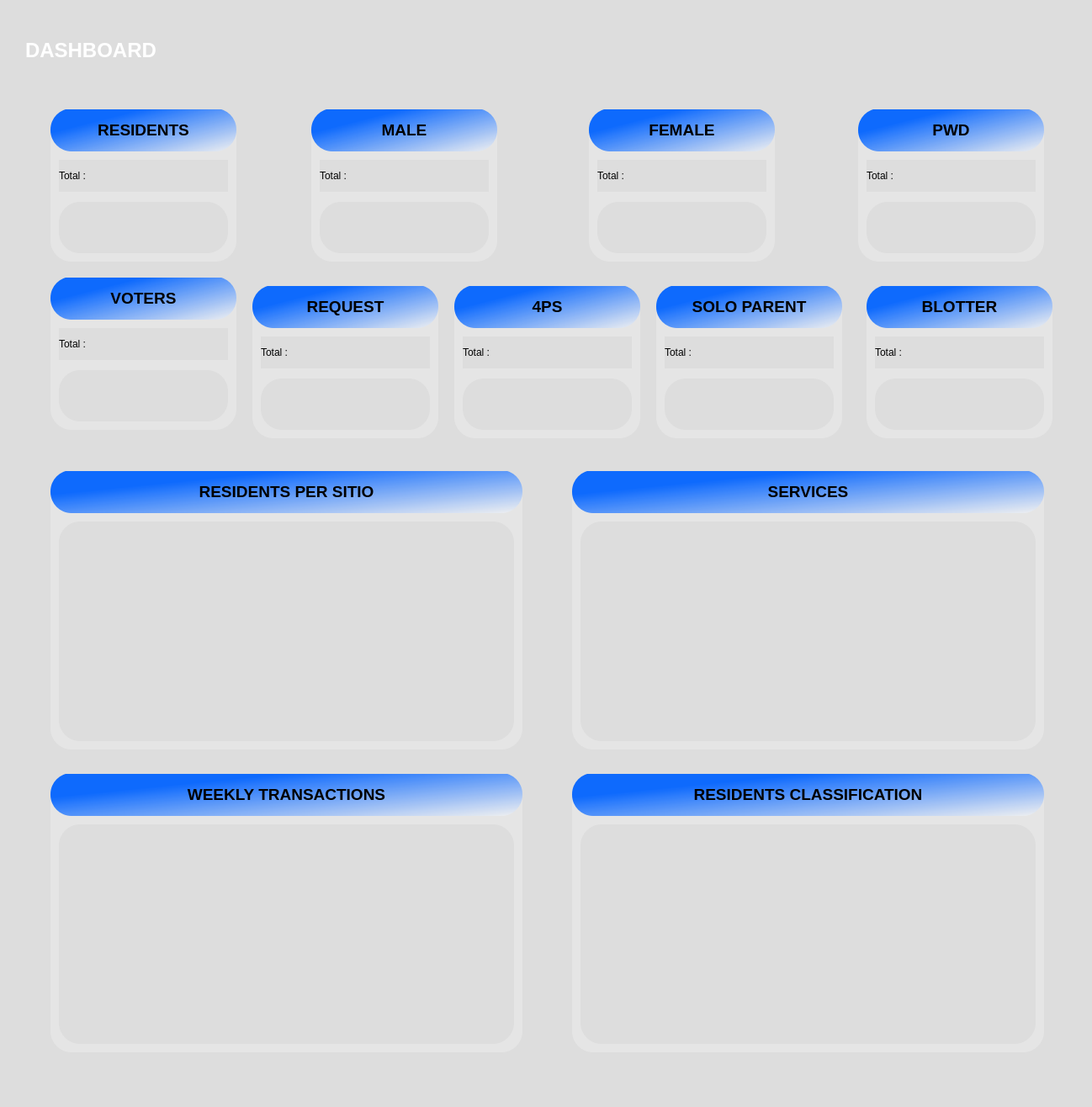
<?xml version="1.0" encoding="UTF-8"?>
<ui version="4.0">
 <class>BarangayDashboard</class>
 <widget class="QWidget" name="BarangayDashboard">
  <property name="geometry">
   <rect>
    <x>0</x>
    <y>0</y>
    <width>1298</width>
    <height>1316</height>
   </rect>
  </property>
  <property name="windowTitle">
   <string>Barangay Admin Dashboard</string>
  </property>
  <property name="styleSheet">
   <string notr="true">background-color: rgb(255, 255, 255);
background-color: rgb(221, 221, 221);</string>
  </property>
  <widget class="QFrame" name="frame">
   <property name="geometry">
    <rect>
     <x>30</x>
     <y>20</y>
     <width>1241</width>
     <height>1271</height>
    </rect>
   </property>
   <property name="styleSheet">
    <string notr="true">border-radius: 25px;</string>
   </property>
   <property name="frameShape">
    <enum>QFrame::Shape::StyledPanel</enum>
   </property>
   <property name="frameShadow">
    <enum>QFrame::Shadow::Raised</enum>
   </property>
   <widget class="QLabel" name="label_3">
    <property name="geometry">
     <rect>
      <x>0</x>
      <y>0</y>
      <width>1211</width>
      <height>81</height>
     </rect>
    </property>
    <property name="styleSheet">
     <string notr="true">QLabel {
    background: qlineargradient(
        spread:pad,
        x1:0, y1:0,
        x2:0, y2:1,
        stop:0 #0d47a1,
        stop:1 #1976d2
    );
    border-radius: 0px;
}

QLabel {
    color: white;
    font-weight: bold;
}</string>
    </property>
    <property name="text">
     <string>&lt;html&gt;&lt;head/&gt;&lt;body&gt;&lt;p&gt;&lt;span style=&quot; font-size:18pt;&quot;&gt;DASHBOARD&lt;/span&gt;&lt;/p&gt;&lt;/body&gt;&lt;/html&gt;</string>
    </property>
   </widget>
   <widget class="QWidget" name="widget" native="true">
    <property name="geometry">
     <rect>
      <x>30</x>
      <y>110</y>
      <width>221</width>
      <height>181</height>
     </rect>
    </property>
    <property name="styleSheet">
     <string notr="true">background-color: rgb(229, 229, 229);</string>
    </property>
    <widget class="QLabel" name="label">
     <property name="geometry">
      <rect>
       <x>0</x>
       <y>-1</y>
       <width>221</width>
       <height>51</height>
      </rect>
     </property>
     <property name="styleSheet">
      <string notr="true">
QLabel{
	background-color: qlineargradient(spread:pad, x1:0.231, y1:0.310227, x2:1, y2:1, stop:0 rgba(0, 98, 255, 239), stop:1 rgba(240, 240, 240, 255));
}
</string>
     </property>
     <property name="text">
      <string>&lt;html&gt;&lt;head/&gt;&lt;body&gt;&lt;p align=&quot;center&quot;&gt;&lt;span style=&quot; font-size:14pt; font-weight:700;&quot;&gt;RESIDENTS&lt;/span&gt;&lt;/p&gt;&lt;/body&gt;&lt;/html&gt;</string>
     </property>
    </widget>
    <widget class="QLabel" name="label_4">
     <property name="geometry">
      <rect>
       <x>10</x>
       <y>60</y>
       <width>201</width>
       <height>38</height>
      </rect>
     </property>
     <property name="styleSheet">
      <string notr="true">background-color: rgb(221, 221, 221);
font: 11pt &quot;Sitka&quot;;
</string>
     </property>
     <property name="text">
      <string>Total : </string>
     </property>
    </widget>
    <widget class="QLabel" name="label_5">
     <property name="geometry">
      <rect>
       <x>10</x>
       <y>110</y>
       <width>201</width>
       <height>61</height>
      </rect>
     </property>
     <property name="styleSheet">
      <string notr="true">background-color: rgb(221, 221, 221);
font: 11pt &quot;Sitka&quot;;
</string>
     </property>
     <property name="text">
      <string/>
     </property>
    </widget>
   </widget>
   <widget class="QWidget" name="widget_2" native="true">
    <property name="geometry">
     <rect>
      <x>340</x>
      <y>110</y>
      <width>221</width>
      <height>181</height>
     </rect>
    </property>
    <property name="styleSheet">
     <string notr="true">background-color: rgb(229, 229, 229);</string>
    </property>
    <widget class="QLabel" name="label_6">
     <property name="geometry">
      <rect>
       <x>0</x>
       <y>-1</y>
       <width>221</width>
       <height>51</height>
      </rect>
     </property>
     <property name="styleSheet">
      <string notr="true">
QLabel{
	background-color: qlineargradient(spread:pad, x1:0.231, y1:0.310227, x2:1, y2:1, stop:0 rgba(0, 98, 255, 239), stop:1 rgba(240, 240, 240, 255));
}
</string>
     </property>
     <property name="text">
      <string>&lt;html&gt;&lt;head/&gt;&lt;body&gt;&lt;p align=&quot;center&quot;&gt;&lt;span style=&quot; font-size:14pt; font-weight:700;&quot;&gt;MALE&lt;/span&gt;&lt;/p&gt;&lt;/body&gt;&lt;/html&gt;</string>
     </property>
    </widget>
    <widget class="QLabel" name="label_8">
     <property name="geometry">
      <rect>
       <x>10</x>
       <y>60</y>
       <width>201</width>
       <height>38</height>
      </rect>
     </property>
     <property name="styleSheet">
      <string notr="true">background-color: rgb(221, 221, 221);
font: 11pt &quot;Sitka&quot;;
</string>
     </property>
     <property name="text">
      <string>Total : </string>
     </property>
    </widget>
    <widget class="QLabel" name="label_28">
     <property name="geometry">
      <rect>
       <x>10</x>
       <y>110</y>
       <width>201</width>
       <height>61</height>
      </rect>
     </property>
     <property name="styleSheet">
      <string notr="true">background-color: rgb(221, 221, 221);
font: 11pt &quot;Sitka&quot;;
</string>
     </property>
     <property name="text">
      <string/>
     </property>
    </widget>
   </widget>
   <widget class="QWidget" name="widget_3" native="true">
    <property name="geometry">
     <rect>
      <x>670</x>
      <y>110</y>
      <width>221</width>
      <height>181</height>
     </rect>
    </property>
    <property name="styleSheet">
     <string notr="true">background-color: rgb(229, 229, 229);</string>
    </property>
    <widget class="QLabel" name="label_7">
     <property name="geometry">
      <rect>
       <x>0</x>
       <y>-1</y>
       <width>221</width>
       <height>51</height>
      </rect>
     </property>
     <property name="styleSheet">
      <string notr="true">
QLabel{
	background-color: qlineargradient(spread:pad, x1:0.231, y1:0.310227, x2:1, y2:1, stop:0 rgba(0, 98, 255, 239), stop:1 rgba(240, 240, 240, 255));
}
</string>
     </property>
     <property name="text">
      <string>&lt;html&gt;&lt;head/&gt;&lt;body&gt;&lt;p align=&quot;center&quot;&gt;&lt;span style=&quot; font-size:14pt; font-weight:700;&quot;&gt;FEMALE&lt;/span&gt;&lt;/p&gt;&lt;/body&gt;&lt;/html&gt;</string>
     </property>
    </widget>
    <widget class="QLabel" name="label_21">
     <property name="geometry">
      <rect>
       <x>10</x>
       <y>60</y>
       <width>201</width>
       <height>38</height>
      </rect>
     </property>
     <property name="styleSheet">
      <string notr="true">background-color: rgb(221, 221, 221);
font: 11pt &quot;Sitka&quot;;
</string>
     </property>
     <property name="text">
      <string>Total : </string>
     </property>
    </widget>
    <widget class="QLabel" name="label_29">
     <property name="geometry">
      <rect>
       <x>10</x>
       <y>110</y>
       <width>201</width>
       <height>61</height>
      </rect>
     </property>
     <property name="styleSheet">
      <string notr="true">background-color: rgb(221, 221, 221);
font: 11pt &quot;Sitka&quot;;
</string>
     </property>
     <property name="text">
      <string/>
     </property>
    </widget>
   </widget>
   <widget class="QWidget" name="widget_5" native="true">
    <property name="geometry">
     <rect>
      <x>990</x>
      <y>110</y>
      <width>221</width>
      <height>181</height>
     </rect>
    </property>
    <property name="styleSheet">
     <string notr="true">background-color: rgb(229, 229, 229);</string>
    </property>
    <widget class="QLabel" name="label_9">
     <property name="geometry">
      <rect>
       <x>0</x>
       <y>-1</y>
       <width>221</width>
       <height>51</height>
      </rect>
     </property>
     <property name="styleSheet">
      <string notr="true">
QLabel{
	background-color: qlineargradient(spread:pad, x1:0.231, y1:0.310227, x2:1, y2:1, stop:0 rgba(0, 98, 255, 239), stop:1 rgba(240, 240, 240, 255));
}
</string>
     </property>
     <property name="text">
      <string>&lt;html&gt;&lt;head/&gt;&lt;body&gt;&lt;p align=&quot;center&quot;&gt;&lt;span style=&quot; font-size:14pt; font-weight:700;&quot;&gt;PWD&lt;/span&gt;&lt;/p&gt;&lt;/body&gt;&lt;/html&gt;</string>
     </property>
    </widget>
    <widget class="QLabel" name="label_22">
     <property name="geometry">
      <rect>
       <x>10</x>
       <y>60</y>
       <width>201</width>
       <height>38</height>
      </rect>
     </property>
     <property name="styleSheet">
      <string notr="true">background-color: rgb(221, 221, 221);
font: 11pt &quot;Sitka&quot;;
</string>
     </property>
     <property name="text">
      <string>Total : </string>
     </property>
    </widget>
    <widget class="QLabel" name="label_30">
     <property name="geometry">
      <rect>
       <x>10</x>
       <y>110</y>
       <width>201</width>
       <height>61</height>
      </rect>
     </property>
     <property name="styleSheet">
      <string notr="true">background-color: rgb(221, 221, 221);
font: 11pt &quot;Sitka&quot;;
</string>
     </property>
     <property name="text">
      <string/>
     </property>
    </widget>
   </widget>
   <widget class="QWidget" name="widget_6" native="true">
    <property name="geometry">
     <rect>
      <x>30</x>
      <y>310</y>
      <width>221</width>
      <height>181</height>
     </rect>
    </property>
    <property name="styleSheet">
     <string notr="true">background-color: rgb(229, 229, 229);</string>
    </property>
    <widget class="QLabel" name="label_10">
     <property name="geometry">
      <rect>
       <x>0</x>
       <y>-1</y>
       <width>221</width>
       <height>51</height>
      </rect>
     </property>
     <property name="styleSheet">
      <string notr="true">
QLabel{
	background-color: qlineargradient(spread:pad, x1:0.231, y1:0.310227, x2:1, y2:1, stop:0 rgba(0, 98, 255, 239), stop:1 rgba(240, 240, 240, 255));
}
</string>
     </property>
     <property name="text">
      <string>&lt;html&gt;&lt;head/&gt;&lt;body&gt;&lt;p align=&quot;center&quot;&gt;&lt;span style=&quot; font-size:14pt; font-weight:700;&quot;&gt;VOTERS&lt;/span&gt;&lt;/p&gt;&lt;/body&gt;&lt;/html&gt;</string>
     </property>
    </widget>
    <widget class="QLabel" name="label_23">
     <property name="geometry">
      <rect>
       <x>10</x>
       <y>60</y>
       <width>201</width>
       <height>38</height>
      </rect>
     </property>
     <property name="styleSheet">
      <string notr="true">background-color: rgb(221, 221, 221);
font: 11pt &quot;Sitka&quot;;
</string>
     </property>
     <property name="text">
      <string>Total : </string>
     </property>
    </widget>
    <widget class="QLabel" name="label_31">
     <property name="geometry">
      <rect>
       <x>10</x>
       <y>110</y>
       <width>201</width>
       <height>61</height>
      </rect>
     </property>
     <property name="styleSheet">
      <string notr="true">background-color: rgb(221, 221, 221);
font: 11pt &quot;Sitka&quot;;
</string>
     </property>
     <property name="text">
      <string/>
     </property>
    </widget>
   </widget>
   <widget class="QWidget" name="widget_7" native="true">
    <property name="geometry">
     <rect>
      <x>270</x>
      <y>320</y>
      <width>221</width>
      <height>181</height>
     </rect>
    </property>
    <property name="styleSheet">
     <string notr="true">background-color: rgb(229, 229, 229);</string>
    </property>
    <widget class="QLabel" name="label_12">
     <property name="geometry">
      <rect>
       <x>0</x>
       <y>-1</y>
       <width>221</width>
       <height>51</height>
      </rect>
     </property>
     <property name="styleSheet">
      <string notr="true">
QLabel{
	background-color: qlineargradient(spread:pad, x1:0.231, y1:0.310227, x2:1, y2:1, stop:0 rgba(0, 98, 255, 239), stop:1 rgba(240, 240, 240, 255));
}
</string>
     </property>
     <property name="text">
      <string>&lt;html&gt;&lt;head/&gt;&lt;body&gt;&lt;p align=&quot;center&quot;&gt;&lt;span style=&quot; font-size:14pt; font-weight:700;&quot;&gt;REQUEST&lt;/span&gt;&lt;/p&gt;&lt;/body&gt;&lt;/html&gt;</string>
     </property>
    </widget>
    <widget class="QLabel" name="label_24">
     <property name="geometry">
      <rect>
       <x>10</x>
       <y>60</y>
       <width>201</width>
       <height>38</height>
      </rect>
     </property>
     <property name="styleSheet">
      <string notr="true">background-color: rgb(221, 221, 221);
font: 11pt &quot;Sitka&quot;;
</string>
     </property>
     <property name="text">
      <string>Total : </string>
     </property>
    </widget>
    <widget class="QLabel" name="label_32">
     <property name="geometry">
      <rect>
       <x>10</x>
       <y>110</y>
       <width>201</width>
       <height>61</height>
      </rect>
     </property>
     <property name="styleSheet">
      <string notr="true">background-color: rgb(221, 221, 221);
font: 11pt &quot;Sitka&quot;;
</string>
     </property>
     <property name="text">
      <string/>
     </property>
    </widget>
   </widget>
   <widget class="QWidget" name="widget_8" native="true">
    <property name="geometry">
     <rect>
      <x>510</x>
      <y>320</y>
      <width>221</width>
      <height>181</height>
     </rect>
    </property>
    <property name="styleSheet">
     <string notr="true">background-color: rgb(229, 229, 229);</string>
    </property>
    <widget class="QLabel" name="label_13">
     <property name="geometry">
      <rect>
       <x>0</x>
       <y>-1</y>
       <width>221</width>
       <height>51</height>
      </rect>
     </property>
     <property name="styleSheet">
      <string notr="true">
QLabel{
	background-color: qlineargradient(spread:pad, x1:0.231, y1:0.310227, x2:1, y2:1, stop:0 rgba(0, 98, 255, 239), stop:1 rgba(240, 240, 240, 255));
}
</string>
     </property>
     <property name="text">
      <string>&lt;html&gt;&lt;head/&gt;&lt;body&gt;&lt;p align=&quot;center&quot;&gt;&lt;span style=&quot; font-size:14pt; font-weight:700;&quot;&gt;4PS&lt;/span&gt;&lt;/p&gt;&lt;/body&gt;&lt;/html&gt;</string>
     </property>
    </widget>
    <widget class="QLabel" name="label_25">
     <property name="geometry">
      <rect>
       <x>10</x>
       <y>60</y>
       <width>201</width>
       <height>38</height>
      </rect>
     </property>
     <property name="styleSheet">
      <string notr="true">background-color: rgb(221, 221, 221);
font: 11pt &quot;Sitka&quot;;
</string>
     </property>
     <property name="text">
      <string>Total : </string>
     </property>
    </widget>
    <widget class="QLabel" name="label_33">
     <property name="geometry">
      <rect>
       <x>10</x>
       <y>110</y>
       <width>201</width>
       <height>61</height>
      </rect>
     </property>
     <property name="styleSheet">
      <string notr="true">background-color: rgb(221, 221, 221);
font: 11pt &quot;Sitka&quot;;
</string>
     </property>
     <property name="text">
      <string/>
     </property>
    </widget>
   </widget>
   <widget class="QWidget" name="widget_9" native="true">
    <property name="geometry">
     <rect>
      <x>750</x>
      <y>320</y>
      <width>221</width>
      <height>181</height>
     </rect>
    </property>
    <property name="styleSheet">
     <string notr="true">background-color: rgb(229, 229, 229);</string>
    </property>
    <widget class="QLabel" name="label_14">
     <property name="geometry">
      <rect>
       <x>0</x>
       <y>-1</y>
       <width>221</width>
       <height>51</height>
      </rect>
     </property>
     <property name="styleSheet">
      <string notr="true">
QLabel{
	background-color: qlineargradient(spread:pad, x1:0.231, y1:0.310227, x2:1, y2:1, stop:0 rgba(0, 98, 255, 239), stop:1 rgba(240, 240, 240, 255));
}
</string>
     </property>
     <property name="text">
      <string>&lt;html&gt;&lt;head/&gt;&lt;body&gt;&lt;p align=&quot;center&quot;&gt;&lt;span style=&quot; font-size:14pt; font-weight:700;&quot;&gt;SOLO PARENT&lt;/span&gt;&lt;/p&gt;&lt;/body&gt;&lt;/html&gt;</string>
     </property>
    </widget>
    <widget class="QLabel" name="label_26">
     <property name="geometry">
      <rect>
       <x>10</x>
       <y>60</y>
       <width>201</width>
       <height>38</height>
      </rect>
     </property>
     <property name="styleSheet">
      <string notr="true">background-color: rgb(221, 221, 221);
font: 11pt &quot;Sitka&quot;;
</string>
     </property>
     <property name="text">
      <string>Total : </string>
     </property>
    </widget>
    <widget class="QLabel" name="label_34">
     <property name="geometry">
      <rect>
       <x>10</x>
       <y>110</y>
       <width>201</width>
       <height>61</height>
      </rect>
     </property>
     <property name="styleSheet">
      <string notr="true">background-color: rgb(221, 221, 221);
font: 11pt &quot;Sitka&quot;;
</string>
     </property>
     <property name="text">
      <string/>
     </property>
    </widget>
   </widget>
   <widget class="QWidget" name="widget_10" native="true">
    <property name="geometry">
     <rect>
      <x>1000</x>
      <y>320</y>
      <width>221</width>
      <height>181</height>
     </rect>
    </property>
    <property name="styleSheet">
     <string notr="true">background-color: rgb(229, 229, 229);</string>
    </property>
    <widget class="QLabel" name="label_16">
     <property name="geometry">
      <rect>
       <x>0</x>
       <y>-1</y>
       <width>221</width>
       <height>51</height>
      </rect>
     </property>
     <property name="styleSheet">
      <string notr="true">
QLabel{
	background-color: qlineargradient(spread:pad, x1:0.231, y1:0.310227, x2:1, y2:1, stop:0 rgba(0, 98, 255, 239), stop:1 rgba(240, 240, 240, 255));
}
</string>
     </property>
     <property name="text">
      <string>&lt;html&gt;&lt;head/&gt;&lt;body&gt;&lt;p align=&quot;center&quot;&gt;&lt;span style=&quot; font-size:14pt; font-weight:700;&quot;&gt;BLOTTER&lt;/span&gt;&lt;/p&gt;&lt;/body&gt;&lt;/html&gt;</string>
     </property>
    </widget>
    <widget class="QLabel" name="label_27">
     <property name="geometry">
      <rect>
       <x>10</x>
       <y>60</y>
       <width>201</width>
       <height>38</height>
      </rect>
     </property>
     <property name="styleSheet">
      <string notr="true">background-color: rgb(221, 221, 221);
font: 11pt &quot;Sitka&quot;;
</string>
     </property>
     <property name="text">
      <string>Total : </string>
     </property>
    </widget>
    <widget class="QLabel" name="label_35">
     <property name="geometry">
      <rect>
       <x>10</x>
       <y>110</y>
       <width>201</width>
       <height>61</height>
      </rect>
     </property>
     <property name="styleSheet">
      <string notr="true">background-color: rgb(221, 221, 221);
font: 11pt &quot;Sitka&quot;;
</string>
     </property>
     <property name="text">
      <string/>
     </property>
    </widget>
   </widget>
   <widget class="QWidget" name="widget_11" native="true">
    <property name="geometry">
     <rect>
      <x>30</x>
      <y>540</y>
      <width>561</width>
      <height>331</height>
     </rect>
    </property>
    <property name="styleSheet">
     <string notr="true">background-color: rgb(229, 229, 229);</string>
    </property>
    <widget class="QLabel" name="label_17">
     <property name="geometry">
      <rect>
       <x>0</x>
       <y>-1</y>
       <width>561</width>
       <height>51</height>
      </rect>
     </property>
     <property name="styleSheet">
      <string notr="true">
QLabel{
	background-color: qlineargradient(spread:pad, x1:0.231, y1:0.310227, x2:1, y2:1, stop:0 rgba(0, 98, 255, 239), stop:1 rgba(240, 240, 240, 255));
}
</string>
     </property>
     <property name="text">
      <string>&lt;html&gt;&lt;head/&gt;&lt;body&gt;&lt;p align=&quot;center&quot;&gt;&lt;span style=&quot; font-size:14pt; font-weight:700;&quot;&gt;RESIDENTS PER SITIO&lt;/span&gt;&lt;/p&gt;&lt;/body&gt;&lt;/html&gt;</string>
     </property>
    </widget>
    <widget class="QLabel" name="label_36">
     <property name="geometry">
      <rect>
       <x>10</x>
       <y>60</y>
       <width>541</width>
       <height>261</height>
      </rect>
     </property>
     <property name="styleSheet">
      <string notr="true">background-color: rgb(221, 221, 221);
font: 11pt &quot;Sitka&quot;;
</string>
     </property>
     <property name="text">
      <string/>
     </property>
    </widget>
   </widget>
   <widget class="QWidget" name="widget_12" native="true">
    <property name="geometry">
     <rect>
      <x>650</x>
      <y>540</y>
      <width>561</width>
      <height>331</height>
     </rect>
    </property>
    <property name="styleSheet">
     <string notr="true">background-color: rgb(229, 229, 229);</string>
    </property>
    <widget class="QLabel" name="label_18">
     <property name="geometry">
      <rect>
       <x>0</x>
       <y>-1</y>
       <width>561</width>
       <height>51</height>
      </rect>
     </property>
     <property name="styleSheet">
      <string notr="true">
QLabel{
	background-color: qlineargradient(spread:pad, x1:0.231, y1:0.310227, x2:1, y2:1, stop:0 rgba(0, 98, 255, 239), stop:1 rgba(240, 240, 240, 255));
}
</string>
     </property>
     <property name="text">
      <string>&lt;html&gt;&lt;head/&gt;&lt;body&gt;&lt;p align=&quot;center&quot;&gt;&lt;span style=&quot; font-size:14pt; font-weight:700;&quot;&gt;SERVICES&lt;/span&gt;&lt;/p&gt;&lt;/body&gt;&lt;/html&gt;</string>
     </property>
    </widget>
    <widget class="QLabel" name="label_37">
     <property name="geometry">
      <rect>
       <x>10</x>
       <y>60</y>
       <width>541</width>
       <height>261</height>
      </rect>
     </property>
     <property name="styleSheet">
      <string notr="true">background-color: rgb(221, 221, 221);
font: 11pt &quot;Sitka&quot;;
</string>
     </property>
     <property name="text">
      <string/>
     </property>
    </widget>
   </widget>
   <widget class="QWidget" name="widget_13" native="true">
    <property name="geometry">
     <rect>
      <x>30</x>
      <y>900</y>
      <width>561</width>
      <height>331</height>
     </rect>
    </property>
    <property name="styleSheet">
     <string notr="true">background-color: rgb(229, 229, 229);</string>
    </property>
    <widget class="QLabel" name="label_19">
     <property name="geometry">
      <rect>
       <x>0</x>
       <y>-1</y>
       <width>561</width>
       <height>51</height>
      </rect>
     </property>
     <property name="styleSheet">
      <string notr="true">
QLabel{
	background-color: qlineargradient(spread:pad, x1:0.231, y1:0.310227, x2:1, y2:1, stop:0 rgba(0, 98, 255, 239), stop:1 rgba(240, 240, 240, 255));
}
</string>
     </property>
     <property name="text">
      <string>&lt;html&gt;&lt;head/&gt;&lt;body&gt;&lt;p align=&quot;center&quot;&gt;&lt;span style=&quot; font-size:14pt; font-weight:700;&quot;&gt;WEEKLY TRANSACTIONS&lt;/span&gt;&lt;/p&gt;&lt;/body&gt;&lt;/html&gt;</string>
     </property>
    </widget>
    <widget class="QLabel" name="label_38">
     <property name="geometry">
      <rect>
       <x>10</x>
       <y>60</y>
       <width>541</width>
       <height>261</height>
      </rect>
     </property>
     <property name="styleSheet">
      <string notr="true">background-color: rgb(221, 221, 221);
font: 11pt &quot;Sitka&quot;;
</string>
     </property>
     <property name="text">
      <string/>
     </property>
    </widget>
   </widget>
   <widget class="QWidget" name="widget_14" native="true">
    <property name="geometry">
     <rect>
      <x>650</x>
      <y>900</y>
      <width>561</width>
      <height>331</height>
     </rect>
    </property>
    <property name="styleSheet">
     <string notr="true">background-color: rgb(229, 229, 229);</string>
    </property>
    <widget class="QLabel" name="label_20">
     <property name="geometry">
      <rect>
       <x>0</x>
       <y>-1</y>
       <width>561</width>
       <height>51</height>
      </rect>
     </property>
     <property name="styleSheet">
      <string notr="true">
QLabel{
	background-color: qlineargradient(spread:pad, x1:0.231, y1:0.310227, x2:1, y2:1, stop:0 rgba(0, 98, 255, 239), stop:1 rgba(240, 240, 240, 255));
}
</string>
     </property>
     <property name="text">
      <string>&lt;html&gt;&lt;head/&gt;&lt;body&gt;&lt;p align=&quot;center&quot;&gt;&lt;span style=&quot; font-size:14pt; font-weight:700;&quot;&gt;RESIDENTS CLASSIFICATION&lt;/span&gt;&lt;/p&gt;&lt;/body&gt;&lt;/html&gt;</string>
     </property>
    </widget>
    <widget class="QLabel" name="label_39">
     <property name="geometry">
      <rect>
       <x>10</x>
       <y>60</y>
       <width>541</width>
       <height>261</height>
      </rect>
     </property>
     <property name="styleSheet">
      <string notr="true">background-color: rgb(221, 221, 221);
font: 11pt &quot;Sitka&quot;;
</string>
     </property>
     <property name="text">
      <string/>
     </property>
    </widget>
   </widget>
  </widget>
 </widget>
 <resources/>
 <connections/>
</ui>
